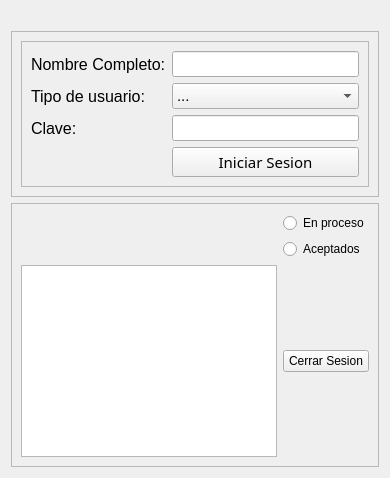
          <widget class="QWidget" name="tab_4">
           <attribute name="title">
            <string>BOARD</string>
           </attribute>
           <layout class="QGridLayout" name="gridLayout_6">
            <item row="0" column="0">
             <widget class="QLabel" name="lbl_pngD">
              <property name="text">
               <string/>
              </property>
              <property name="scaledContents">
               <bool>true</bool>
              </property>
             </widget>
            </item>
            <item row="1" column="0">
             <widget class="QFrame" name="frameB1">
              <property name="frameShape">
               <enum>QFrame::StyledPanel</enum>
              </property>
              <property name="frameShadow">
               <enum>QFrame::Raised</enum>
              </property>
              <layout class="QGridLayout" name="gridLayout_13">
               <item row="0" column="0">
                <widget class="QFrame" name="frameBB1">
                 <property name="frameShape">
                  <enum>QFrame::StyledPanel</enum>
                 </property>
                 <property name="frameShadow">
                  <enum>QFrame::Raised</enum>
                 </property>
                 <layout class="QGridLayout" name="gridLayout_14">
                  <item row="0" column="0">
                   <widget class="QLabel" name="Blbl_name">
                    <property name="font">
                     <font>
                      <pointsize>12</pointsize>
                     </font>
                    </property>
                    <property name="text">
                     <string>Nombre Completo:</string>
                    </property>
                   </widget>
                  </item>
                  <item row="0" column="1">
                   <widget class="QLineEdit" name="Ble_name">
                    <property name="font">
                     <font>
                      <pointsize>11</pointsize>
                     </font>
                    </property>
                   </widget>
                  </item>
                  <item row="1" column="0">
                   <widget class="QLabel" name="Blbl_usuario">
                    <property name="font">
                     <font>
                      <pointsize>12</pointsize>
                     </font>
                    </property>
                    <property name="text">
                     <string>Tipo de usuario:</string>
                    </property>
                   </widget>
                  </item>
                  <item row="1" column="1">
                   <widget class="QComboBox" name="Bcb_usuario">
                    <property name="font">
                     <font>
                      <pointsize>11</pointsize>
                     </font>
                    </property>
                    <item>
                     <property name="text">
                      <string>...</string>
                     </property>
                    </item>
                    <item>
                     <property name="text">
                      <string>DIRECTORES</string>
                     </property>
                    </item>
                    <item>
                     <property name="text">
                      <string>DECANOS</string>
                     </property>
                    </item>
                   </widget>
                  </item>
                  <item row="2" column="0">
                   <widget class="QLabel" name="Blbl_contra">
                    <property name="font">
                     <font>
                      <pointsize>12</pointsize>
                     </font>
                    </property>
                    <property name="text">
                     <string>Clave:</string>
                    </property>
                   </widget>
                  </item>
                  <item row="2" column="1">
                   <widget class="QLineEdit" name="Ble_clave">
                    <property name="font">
                     <font>
                      <pointsize>11</pointsize>
                     </font>
                    </property>
                   </widget>
                  </item>
                  <item row="3" column="1">
                   <widget class="QPushButton" name="Bbtn_sesion">
                    <property name="font">
                     <font>
                      <family>Sans Serif Collection</family>
                      <pointsize>11</pointsize>
                     </font>
                    </property>
                    <property name="text">
                     <string>Iniciar Sesion</string>
                    </property>
                   </widget>
                  </item>
                 </layout>
                </widget>
               </item>
              </layout>
             </widget>
            </item>
            <item row="2" column="0">
             <widget class="QFrame" name="frameB">
              <property name="frameShape">
               <enum>QFrame::StyledPanel</enum>
              </property>
              <property name="frameShadow">
               <enum>QFrame::Raised</enum>
              </property>
              <layout class="QGridLayout" name="gridLayout_15">
               <item row="1" column="2">
                <widget class="QRadioButton" name="Bbtn_aceptados">
                 <property name="text">
                  <string>Aceptados</string>
                 </property>
                </widget>
               </item>
               <item row="0" column="2">
                <widget class="QRadioButton" name="Bbtn_proceso">
                 <property name="text">
                  <string>En proceso</string>
                 </property>
                </widget>
               </item>
               <item row="2" column="2">
                <widget class="QPushButton" name="Bbtn_cerrar">
                 <property name="text">
                  <string>Cerrar Sesion</string>
                 </property>
                </widget>
               </item>
               <item row="2" column="0">
                <widget class="QTableWidget" name="tableWidget"/>
               </item>
              </layout>
             </widget>
            </item>
           </layout>
          </widget>
